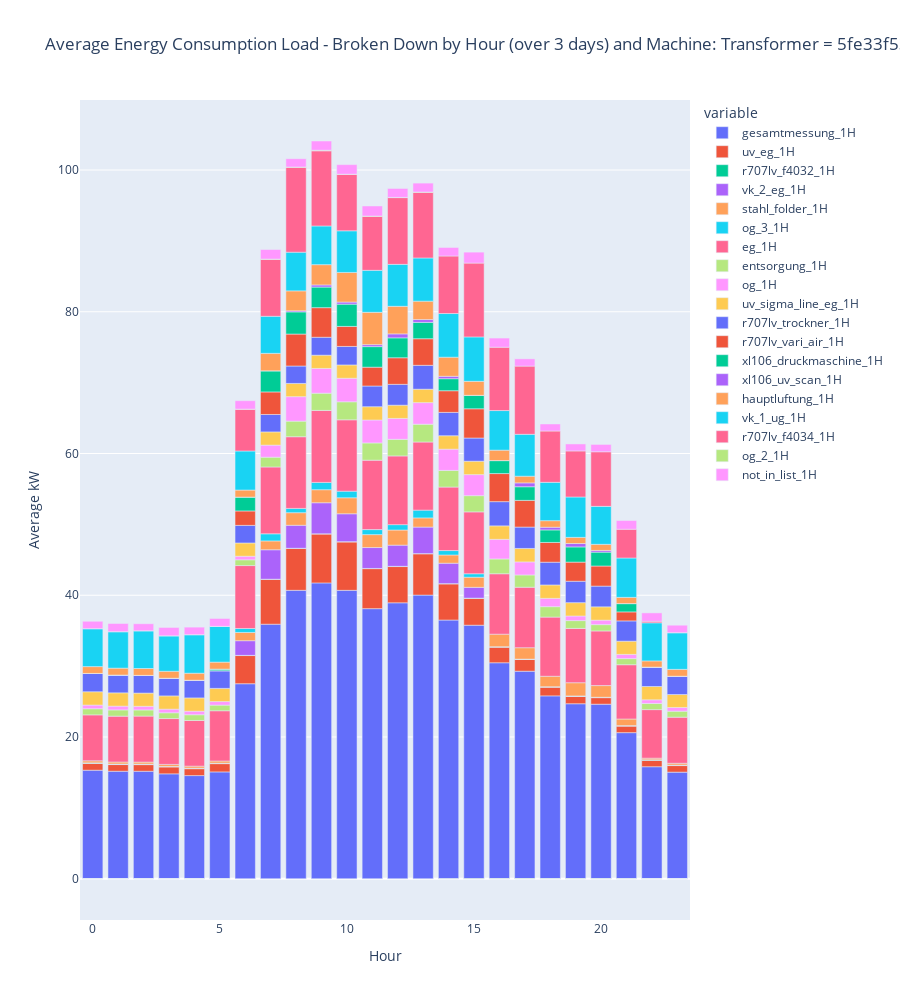

Notebook code cell kept with this figure:
### Code cell
fig = px.bar(
    df, x=df.index, y=feats, 
    title="Average Energy Consumption Load - Broken Down by Hour and Machine",
    labels = {
        'index': 'Hour',
        'value': 'Average kW'
    }, 
    height=1000)
fig.show()

### Figure 1 — Plotly figure (JSON) as saved in the notebook; plotly's stock layout.template omitted (floating-point values rounded to 4 significant figures)
{"data": [{"alignmentgroup": "True", "hovertemplate": "variable=gesamtmessung_1H<br>Hour=%{x}<br>Average kW=%{y}<extra></extra>", "legendgroup": "gesamtmessung_1H", "marker": {"color": "#636efa", "pattern": {"shape": ""}}, "name": "gesamtmessung_1H", "offsetgroup": "gesamtmessung_1H", "orientation": "v", "showlegend": true, "textposition": "auto", "type": "bar", "x": [0, 1, 2, 3, 4, 5, 6, 7, 8, 9, 10, 11, 12, 13, 14, 15, 16, 17, 18, 19, 20, 21, 22, 23], "xaxis": "x", "y": [15.31, 15.17, 15.17, 14.8, 14.55, 15.07, 27.52, 35.92, 40.69, 41.74, 40.69, 38.11, 38.94, 40.02, 36.5, 35.77, 30.47, 29.28, 25.8, 24.69, 24.63, 20.61, 15.8, 15.04], "yaxis": "y"}, {"alignmentgroup": "True", "hovertemplate": "variable=uv_eg_1H<br>Hour=%{x}<br>Average kW=%{y}<extra></extra>", "legendgroup": "uv_eg_1H", "marker": {"color": "#EF553B", "pattern": {"shape": ""}}, "name": "uv_eg_1H", "offsetgroup": "uv_eg_1H", "orientation": "v", "showlegend": true, "textposition": "auto", "type": "bar", "x": [0, 1, 2, 3, 4, 5, 6, 7, 8, 9, 10, 11, 12, 13, 14, 15, 16, 17, 18, 19, 20, 21, 22, 23], "xaxis": "x", "y": [0.9656, 0.9413, 0.9361, 0.9727, 0.9731, 1.168, 3.978, 6.33, 5.908, 6.908, 6.835, 5.648, 5.116, 5.841, 5.108, 3.788, 2.212, 1.648, 1.238, 1.039, 0.9193, 0.9305, 0.9098, 0.9248], "yaxis": "y"}, {"alignmentgroup": "True", "hovertemplate": "variable=r707lv_f4032_1H<br>Hour=%{x}<br>Average kW=%{y}<extra></extra>", "legendgroup": "r707lv_f4032_1H", "marker": {"color": "#00cc96", "pattern": {"shape": ""}}, "name": "r707lv_f4032_1H", "offsetgroup": "r707lv_f4032_1H", "orientation": "v", "showlegend": true, "textposition": "auto", "type": "bar", "x": [0, 1, 2, 3, 4, 5, 6, 7, 8, 9, 10, 11, 12, 13, 14, 15, 16, 17, 18, 19, 20, 21, 22, 23], "xaxis": "x", "y": [0.05556, 0.05534, 0.05522, 0.05514, 0.05516, 0.04877, 0.02489, 0.01898, 0.02745, 0.02578, 0.0341, 0.02773, 0.03174, 0.01718, 0.02751, 0.03226, 0.03309, 0.03675, 0.03459, 0.04145, 0.0376, 0.0448, 0.05511, 0.05052], "yaxis": "y"}, {"alignmentgroup": "True", "hovertemplate": "variable=vk_2_eg_1H<br>Hour=%{x}<br>Average kW=%{y}<extra></extra>", "legendgroup": "vk_2_eg_1H", "marker": {"color": "#ab63fa", "pattern": {"shape": ""}}, "name": "vk_2_eg_1H", "offsetgroup": "vk_2_eg_1H", "orientation": "v", "showlegend": true, "textposition": "auto", "type": "bar", "x": [0, 1, 2, 3, 4, 5, 6, 7, 8, 9, 10, 11, 12, 13, 14, 15, 16, 17, 18, 19, 20, 21, 22, 23], "xaxis": "x", "y": [0.02009, 0.02005, 0.01999, 0.01993, 0.0199, 0.01964, 2.069, 4.154, 3.243, 4.38, 3.934, 2.948, 2.986, 3.745, 2.883, 1.522, 0.01933, 0.0194, 0.01947, 0.01945, 0.01952, 0.01973, 0.02001, 0.02012], "yaxis": "y"}, {"alignmentgroup": "True", "hovertemplate": "variable=stahl_folder_1H<br>Hour=%{x}<br>Average kW=%{y}<extra></extra>", "legendgroup": "stahl_folder_1H", "marker": {"color": "#FFA15A", "pattern": {"shape": ""}}, "name": "stahl_folder_1H", "offsetgroup": "stahl_folder_1H", "orientation": "v", "showlegend": true, "textposition": "auto", "type": "bar", "x": [0, 1, 2, 3, 4, 5, 6, 7, 8, 9, 10, 11, 12, 13, 14, 15, 16, 17, 18, 19, 20, 21, 22, 23], "xaxis": "x", "y": [0.2817, 0.2818, 0.2818, 0.2815, 0.2815, 0.3029, 1.165, 1.245, 1.777, 1.839, 2.259, 1.823, 2.136, 1.291, 1.162, 1.43, 1.768, 1.61, 1.478, 1.865, 1.647, 0.9297, 0.2252, 0.256], "yaxis": "y"}, {"alignmentgroup": "True", "hovertemplate": "variable=og_3_1H<br>Hour=%{x}<br>Average kW=%{y}<extra></extra>", "legendgroup": "og_3_1H", "marker": {"color": "#19d3f3", "pattern": {"shape": ""}}, "name": "og_3_1H", "offsetgroup": "og_3_1H", "orientation": "v", "showlegend": true, "textposition": "auto", "type": "bar", "x": [0, 1, 2, 3, 4, 5, 6, 7, 8, 9, 10, 11, 12, 13, 14, 15, 16, 17, 18, 19, 20, 21, 22, 23], "xaxis": "x", "y": [-0.0003125, -0.0003362, -0.000351, -0.0002919, -0.0003585, -0.0003143, 0.5584, 1.005, 0.6039, 1.027, 0.9307, 0.7108, 0.7592, 1.098, 0.6213, 0.4884, -0.0003988, -0.0004402, -0.0003653, -0.0004014, -0.0003811, -0.0002644, -0.0002979, -0.00032], "yaxis": "y"}, {"alignmentgroup": "True", "hovertemplate": "variable=eg_1H<br>Hour=%{x}<br>Average kW=%{y}<extra></extra>", "legendgroup": "eg_1H", "marker": {"color": "#FF6692", "pattern": {"shape": ""}}, "name": "eg_1H", "offsetgroup": "eg_1H", "orientation": "v", "showlegend": true, "textposition": "auto", "type": "bar", "x": [0, 1, 2, 3, 4, 5, 6, 7, 8, 9, 10, 11, 12, 13, 14, 15, 16, 17, 18, 19, 20, 21, 22, 23], "xaxis": "x", "y": [6.485, 6.476, 6.49, 6.471, 6.446, 7.09, 8.877, 9.43, 10.12, 10.16, 10.07, 9.793, 9.695, 9.613, 8.963, 8.729, 8.527, 8.536, 8.345, 7.663, 7.71, 7.661, 6.851, 6.504], "yaxis": "y"}, {"alignmentgroup": "True", "hovertemplate": "variable=entsorgung_1H<br>Hour=%{x}<br>Average kW=%{y}<extra></extra>", "legendgroup": "entsorgung_1H", "marker": {"color": "#B6E880", "pattern": {"shape": ""}}, "name": "entsorgung_1H", "offsetgroup": "entsorgung_1H", "orientation": "v", "showlegend": true, "textposition": "auto", "type": "bar", "x": [0, 1, 2, 3, 4, 5, 6, 7, 8, 9, 10, 11, 12, 13, 14, 15, 16, 17, 18, 19, 20, 21, 22, 23], "xaxis": "x", "y": [0.8646, 0.8755, 0.8687, 0.8168, 0.8106, 0.7962, 0.8134, 1.38, 2.199, 2.43, 2.541, 2.432, 2.344, 2.511, 2.35, 2.287, 2.089, 1.729, 1.473, 1.102, 0.8902, 0.8624, 0.8683, 0.8419], "yaxis": "y"}, {"alignmentgroup": "True", "hovertemplate": "variable=og_1H<br>Hour=%{x}<br>Average kW=%{y}<extra></extra>", "legendgroup": "og_1H", "marker": {"color": "#FF97FF", "pattern": {"shape": ""}}, "name": "og_1H", "offsetgroup": "og_1H", "orientation": "v", "showlegend": true, "textposition": "auto", "type": "bar", "x": [0, 1, 2, 3, 4, 5, 6, 7, 8, 9, 10, 11, 12, 13, 14, 15, 16, 17, 18, 19, 20, 21, 22, 23], "xaxis": "x", "y": [0.5202, 0.5358, 0.5105, 0.5099, 0.5034, 0.4984, 0.5059, 1.704, 3.453, 3.495, 3.323, 3.239, 2.948, 3.049, 2.997, 2.971, 2.769, 1.841, 1.172, 0.6523, 0.6316, 0.5957, 0.5168, 0.5277], "yaxis": "y"}, {"alignmentgroup": "True", "hovertemplate": "variable=uv_sigma_line_eg_1H<br>Hour=%{x}<br>Average kW=%{y}<extra></extra>", "legendgroup": "uv_sigma_line_eg_1H", "marker": {"color": "#FECB52", "pattern": {"shape": ""}}, "name": "uv_sigma_line_eg_1H", "offsetgroup": "uv_sigma_line_eg_1H", "orientation": "v", "showlegend": true, "textposition": "auto", "type": "bar", "x": [0, 1, 2, 3, 4, 5, 6, 7, 8, 9, 10, 11, 12, 13, 14, 15, 16, 17, 18, 19, 20, 21, 22, 23], "xaxis": "x", "y": [1.874, 1.875, 1.866, 1.871, 1.87, 1.861, 1.871, 1.864, 1.864, 1.868, 1.875, 1.874, 1.868, 1.894, 1.897, 1.895, 1.9, 1.901, 1.89, 1.879, 1.882, 1.866, 1.877, 1.823], "yaxis": "y"}, {"alignmentgroup": "True", "hovertemplate": "variable=r707lv_trockner_1H<br>Hour=%{x}<br>Average kW=%{y}<extra></extra>", "legendgroup": "r707lv_trockner_1H", "marker": {"color": "#636efa", "pattern": {"shape": ""}}, "name": "r707lv_trockner_1H", "offsetgroup": "r707lv_trockner_1H", "orientation": "v", "showlegend": true, "textposition": "auto", "type": "bar", "x": [0, 1, 2, 3, 4, 5, 6, 7, 8, 9, 10, 11, 12, 13, 14, 15, 16, 17, 18, 19, 20, 21, 22, 23], "xaxis": "x", "y": [2.581, 2.509, 2.499, 2.495, 2.495, 2.489, 2.483, 2.461, 2.461, 2.53, 2.614, 2.922, 2.941, 3.368, 3.293, 3.267, 3.416, 3.015, 3.212, 3.025, 2.924, 2.86, 2.726, 2.58], "yaxis": "y"}, {"alignmentgroup": "True", "hovertemplate": "variable=r707lv_vari_air_1H<br>Hour=%{x}<br>Average kW=%{y}<extra></extra>", "legendgroup": "r707lv_vari_air_1H", "marker": {"color": "#EF553B", "pattern": {"shape": ""}}, "name": "r707lv_vari_air_1H", "offsetgroup": "r707lv_vari_air_1H", "orientation": "v", "showlegend": true, "textposition": "auto", "type": "bar", "x": [0, 1, 2, 3, 4, 5, 6, 7, 8, 9, 10, 11, 12, 13, 14, 15, 16, 17, 18, 19, 20, 21, 22, 23], "xaxis": "x", "y": [0.002964, 0.002952, 0.002952, 0.002943, 0.002951, 0.002949, 2.035, 3.182, 4.51, 4.174, 2.823, 2.655, 3.751, 3.753, 3.057, 4.128, 3.962, 3.769, 2.787, 2.7, 2.836, 1.27, 0.008774, 0.005407], "yaxis": "y"}, {"alignmentgroup": "True", "hovertemplate": "variable=xl106_druckmaschine_1H<br>Hour=%{x}<br>Average kW=%{y}<extra></extra>", "legendgroup": "xl106_druckmaschine_1H", "marker": {"color": "#00cc96", "pattern": {"shape": ""}}, "name": "xl106_druckmaschine_1H", "offsetgroup": "xl106_druckmaschine_1H", "orientation": "v", "showlegend": true, "textposition": "auto", "type": "bar", "x": [0, 1, 2, 3, 4, 5, 6, 7, 8, 9, 10, 11, 12, 13, 14, 15, 16, 17, 18, 19, 20, 21, 22, 23], "xaxis": "x", "y": [-4.762e-05, -4.691e-05, -4.463e-05, -4.98e-05, -4.148e-05, 0.2287, 1.955, 2.98, 3.126, 2.908, 3.14, 2.902, 2.809, 2.307, 1.698, 1.896, 1.833, 1.921, 1.765, 2.142, 1.956, 1.173, -5.393e-05, -4.967e-05], "yaxis": "y"}, {"alignmentgroup": "True", "hovertemplate": "variable=xl106_uv_scan_1H<br>Hour=%{x}<br>Average kW=%{y}<extra></extra>", "legendgroup": "xl106_uv_scan_1H", "marker": {"color": "#ab63fa", "pattern": {"shape": ""}}, "name": "xl106_uv_scan_1H", "offsetgroup": "xl106_uv_scan_1H", "orientation": "v", "showlegend": true, "textposition": "auto", "type": "bar", "x": [0, 1, 2, 3, 4, 5, 6, 7, 8, 9, 10, 11, 12, 13, 14, 15, 16, 17, 18, 19, 20, 21, 22, 23], "xaxis": "x", "y": [6.839e-05, 6.301e-05, 7.125e-05, 7.054e-05, 6.523e-05, 0.0001097, 0.0009771, 0.001763, 0.1566, 0.3003, 0.2969, 0.278, 0.5583, 0.3972, 0.3364, 0.00112, 0.001032, 0.5443, 0.3803, 0.4792, 0.2404, 0.000618, 8.406e-05, 6.004e-05], "yaxis": "y"}, {"alignmentgroup": "True", "hovertemplate": "variable=hauptluftung_1H<br>Hour=%{x}<br>Average kW=%{y}<extra></extra>", "legendgroup": "hauptluftung_1H", "marker": {"color": "#FFA15A", "pattern": {"shape": ""}}, "name": "hauptluftung_1H", "offsetgroup": "hauptluftung_1H", "orientation": "v", "showlegend": true, "textposition": "auto", "type": "bar", "x": [0, 1, 2, 3, 4, 5, 6, 7, 8, 9, 10, 11, 12, 13, 14, 15, 16, 17, 18, 19, 20, 21, 22, 23], "xaxis": "x", "y": [0.9663, 0.9717, 0.9686, 0.9768, 0.9871, 0.9874, 0.9934, 2.462, 2.812, 2.861, 4.176, 4.563, 3.894, 2.598, 2.697, 1.98, 1.469, 0.9436, 0.9257, 0.8663, 0.8609, 0.8743, 0.8727, 0.9666], "yaxis": "y"}, {"alignmentgroup": "True", "hovertemplate": "variable=vk_1_ug_1H<br>Hour=%{x}<br>Average kW=%{y}<extra></extra>", "legendgroup": "vk_1_ug_1H", "marker": {"color": "#19d3f3", "pattern": {"shape": ""}}, "name": "vk_1_ug_1H", "offsetgroup": "vk_1_ug_1H", "orientation": "v", "showlegend": true, "textposition": "auto", "type": "bar", "x": [0, 1, 2, 3, 4, 5, 6, 7, 8, 9, 10, 11, 12, 13, 14, 15, 16, 17, 18, 19, 20, 21, 22, 23], "xaxis": "x", "y": [5.349, 5.146, 5.324, 5.005, 5.436, 5.042, 5.51, 5.232, 5.457, 5.461, 5.878, 5.923, 5.917, 6.095, 6.16, 6.263, 5.587, 5.912, 5.414, 5.7, 5.36, 5.557, 5.379, 5.176], "yaxis": "y"}, {"alignmentgroup": "True", "hovertemplate": "variable=r707lv_f4034_1H<br>Hour=%{x}<br>Average kW=%{y}<extra></extra>", "legendgroup": "r707lv_f4034_1H", "marker": {"color": "#FF6692", "pattern": {"shape": ""}}, "name": "r707lv_f4034_1H", "offsetgroup": "r707lv_f4034_1H", "orientation": "v", "showlegend": true, "textposition": "auto", "type": "bar", "x": [0, 1, 2, 3, 4, 5, 6, 7, 8, 9, 10, 11, 12, 13, 14, 15, 16, 17, 18, 19, 20, 21, 22, 23], "xaxis": "x", "y": [0.003115, 0.003001, 0.002947, 0.002999, 0.002994, 0.003141, 5.903, 8.041, 12.0, 10.6, 7.967, 7.634, 9.419, 9.271, 8.119, 10.42, 8.943, 9.622, 7.239, 6.5, 7.702, 4.056, 0.2195, 0.003134], "yaxis": "y"}, {"alignmentgroup": "True", "hovertemplate": "variable=og_2_1H<br>Hour=%{x}<br>Average kW=%{y}<extra></extra>", "legendgroup": "og_2_1H", "marker": {"color": "#B6E880", "pattern": {"shape": ""}}, "name": "og_2_1H", "offsetgroup": "og_2_1H", "orientation": "v", "showlegend": true, "textposition": "auto", "type": "bar", "x": [0, 1, 2, 3, 4, 5, 6, 7, 8, 9, 10, 11, 12, 13, 14, 15, 16, 17, 18, 19, 20, 21, 22, 23], "xaxis": "x", "y": [-0.009086, -0.008926, -0.008692, -0.008653, -0.008958, -0.007716, 0.008163, 0.03302, 0.02592, 0.08095, 0.02235, 0.02979, 0.02636, 0.03525, -0.01527, -0.03849, -0.03548, -0.03786, -0.03123, -0.028, -0.03122, -0.02099, -0.009782, -0.009059], "yaxis": "y"}, {"alignmentgroup": "True", "hovertemplate": "variable=not_in_list_1H<br>Hour=%{x}<br>Average kW=%{y}<extra></extra>", "legendgroup": "not_in_list_1H", "marker": {"color": "#FF97FF", "pattern": {"shape": ""}}, "name": "not_in_list_1H", "offsetgroup": "not_in_list_1H", "orientation": "v", "showlegend": true, "textposition": "auto", "type": "bar", "x": [0, 1, 2, 3, 4, 5, 6, 7, 8, 9, 10, 11, 12, 13, 14, 15, 16, 17, 18, 19, 20, 21, 22, 23], "xaxis": "x", "y": [1.044, 1.152, 0.9906, 1.178, 1.065, 1.113, 1.184, 1.341, 1.168, 1.304, 1.352, 1.418, 1.263, 1.257, 1.201, 1.545, 1.289, 1.026, 0.9917, 0.9859, 1.035, 1.232, 1.18, 1.052], "yaxis": "y"}], "layout": {"barmode": "relative", "height": 1000, "legend": {"title": {"text": "variable"}, "tracegroupgap": 0}, "title": {"text": "Average Energy Consumption Load - Broken Down by Hour (over 3 days) and Machine: Transformer = 5fe33f53923d596335e69d41"}, "xaxis": {"anchor": "y", "domain": [0, 1], "title": {"text": "Hour"}}, "yaxis": {"anchor": "x", "domain": [0, 1], "title": {"text": "Average kW"}}}}
